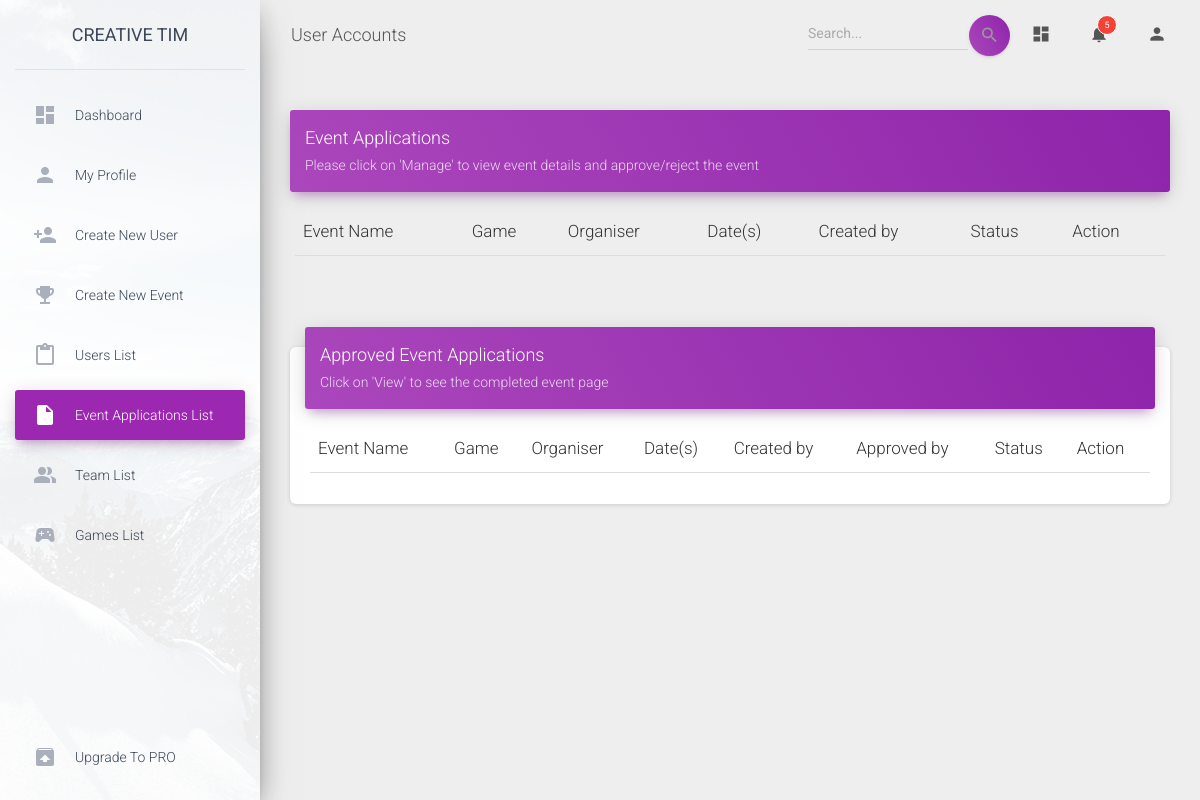
Page /dashboard_module/event_application_list.php on the earlier database version.
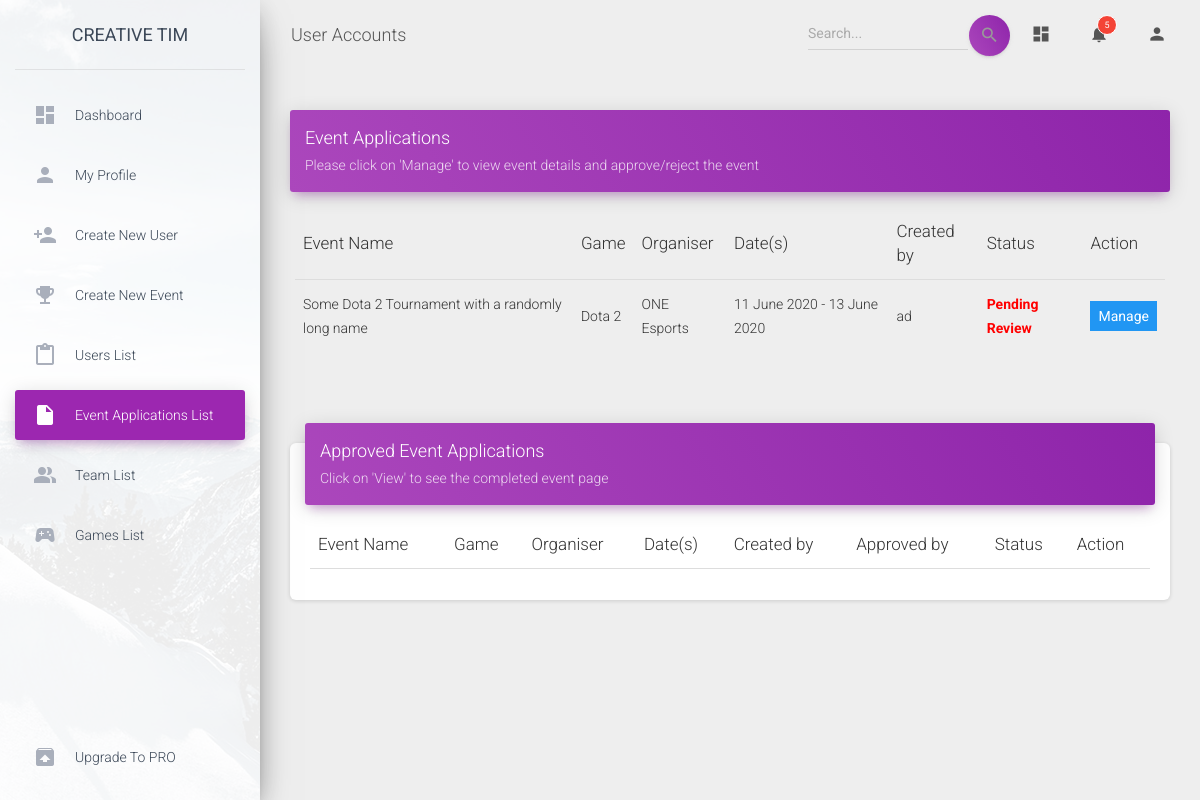
Same page on the later database version.
### tables this page shows
CREATE TABLE `event_application` (
  `app_id` int(11) NOT NULL,
  `app_name` varchar(50) NOT NULL,
  `app_description` varchar(200) NOT NULL,
  `game_id` int(11) DEFAULT NULL,
  `team_count` int(3) DEFAULT NULL,
  `start_datetime` datetime NOT NULL,
  `end_datetime` datetime NOT NULL,
  `venue` varchar(100) NOT NULL,
  `city` varchar(100) NOT NULL,
  `state` varchar(100) NOT NULL,
  `organiser` varchar(100) NOT NULL,
  `created_by` int(11) NOT NULL,
  `created_at` datetime NOT NULL,
  `contact_method` varchar(50) DEFAULT NULL,
  `contact_no` varchar(15) DEFAULT NULL,
  `contact_email` varchar(100) DEFAULT NULL,
  `status` varchar(20) NOT NULL,
  `status_upd_at` datetime DEFAULT NULL,
  `status_upd_by` int(11) DEFAULT NULL,
  `deleted_at` datetime DEFAULT NULL
);

CREATE TABLE `games` (
  `game_id` int(11) NOT NULL,
  `game_name` varchar(50) NOT NULL,
  `platforms` varchar(50) NOT NULL,
  `genres` varchar(150) NOT NULL,
  `created_by` int(11) NOT NULL,
  `created_at` datetime NOT NULL,
  `updated_at` datetime DEFAULT NULL,
  `deleted_at` datetime DEFAULT NULL
);

CREATE TABLE `users` (
  `id` int(11) NOT NULL,
  `full_name` varchar(100) NOT NULL,
  `user_id` varchar(50) DEFAULT NULL,
  `mobile_number` varchar(15) NOT NULL,
  `email` varchar(100) NOT NULL,
  `password` varchar(100) NOT NULL,
  `DoB` date NOT NULL,
  `gender` enum('male','female') NOT NULL,
  `status` enum('created','authenticated','inactive','') NOT NULL,
  `accessed_at` datetime DEFAULT NULL,
  `updated_at` datetime NOT NULL,
  `city` varchar(100) NOT NULL,
  `state` varchar(100) NOT NULL,
  `is_admin` int(1) NOT NULL DEFAULT 0,
  `image_url` varchar(50) DEFAULT NULL
);

### dashboard_module/event_application_list.php (the view, shortened to what the changed rows need)
<!DOCTYPE html>
<html lang="en">
<?php
  $con = DatabaseConn();
  $sql_pending = "SELECT app.`app_name`,g.`game_name`,app.`organiser`,app.`start_datetime`,app.`end_datetime`,u.`full_name`,app.`status`,app.`app_id`
                  FROM `event_application` app JOIN `users` u ON app.`created_by` = u.`id` JOIN `games` g ON app.`game_id` = g.`game_id`
                  WHERE app.`status` = 'pending'";
  $pending_applications = mysqli_query($con, $sql_pending);
?>
<head>
  <link rel="stylesheet" href="https://maxcdn.bootstrapcdn.com/font-awesome/latest/css/font-awesome.min.css">
  <link href="assets/css/material-dashboard.css?v=2.1.2" rel="stylesheet" />
  <link href="assets/demo/demo.css" rel="stylesheet" />
</head>
<body class="">
  <div class="wrapper ">
    <div class="main-panel">
      <div class="content">
        <div class="container-fluid">
          <div class="row">
            <div class="col-md-12">
              <div class="card card-plain">
                <div class="card-body">
                  <div class="table-responsive">
                    <table class="table table-hover">
                      <thead class="">
                        <th>Event Name</th>
                        <th>Game</th>
                        <th>Organiser</th>
                        <th>Date(s)</th>
                        <th>Created by</th>
                        <th>Status</th>
                        <th>Action</th>
                      </thead>
                      <tbody>
                        <?php if ($pending_applications) { ?>
                        <?php while($row1 = mysqli_fetch_array($pending_applications)):;?>
                        <tr>
                          <td><span><?php echo $row1[0];?></span></td>
                          <td><span><?php echo $row1[1];?></span></td>
                          <td><span><?php echo $row1[2];?></span></td>
                          <td><span><?php echo date("d F Y", strtotime($row1[3])).' - '.date("d F Y", strtotime($row1[4]));?></span></td>
                          <td><span><?php echo $row1[5];?></span></td>
                          <td style="color: red; font-weight: bold;"><span>Pending Review</span></td>
                          <td><button  class ="btn-primary" style="border-color: transparent;" onclick="manage_app(<?php echo $row1[7];?>)">Manage</button>
                        </tr>
                        <?php endwhile;?>
                        <?php } ?>
                      </tbody>
                    </table>
                  </div>
                </div>
              </div>
            </div>
            <div class="col-md-12">
              <div class="card">
                <div class="card-body">
                  <div class="table-responsive">
                    <table class="table table-hover">
                      <thead class="">
                        <th>Event Name</th>
                        <th>Game</th>
                        <th>Organiser</th>
                        <th>Date(s)</th>
                        <th>Created by</th>
                        <th>Approved by</th>
                        <th>Status</th>
                        <th>Action</th>
                      </thead>
                    </table>
                  </div>
              </div>
            </div>
          </div>
        </div>
      </div>
    </div>
  </div>
</body>
</html>

Differences in the rows shown:
added event_application: app_name "Some Dota 2 Tournament with a randomly long name", game.game_name "Dota 2", organiser "ONE Esports", start_datetime "11 June 2020", end_datetime "13 June 2020", users.full_name "ad"
